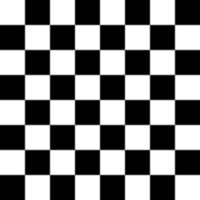
#> input picture skimage.data.checkerboard(), 200 x 200 px
$ jupyter execute --allow-errors corner_detection.ipynb   (shell and % lines are left out)
#> lines starting #> are read from the running program, lines starting #| are printed output that depends on the picture
# Corner detection
A corner is a point of interest in an image in which the gradient takes strong values in all directions. It is used to locate and track objects in an image. One of the first operators to find out corner points has been developed by Harris and Stephens and is based on the gradient operator. The Harris operator is isotropic, that is, the operator's value in one pixel does not depend on the orientation of the gradient.

[cell 1]
import numpy as np
import math
import skimage
from skimage import io
from skimage import filters
from skimage import util
import matplotlib as mpl
import matplotlib.pyplot as plt
from platform import python_version
print("python version: %s"%python_version())
print("numpy version: %s"%np.__version__)
#print("pandas version: %s"%pd.__version__)
print("skimage version: %s"%skimage.__version__)
print("matplotlib version: %s"%mpl.__version__)

## The Harris corner detector
A good description of the Harris corner detector is available on [Wikipedia](https://en.wikipedia.org/wiki/Harris_Corner_Detector). In few words the Harris detector computes the first derivatives of the image's intensity I(u, v) and their autocorrelation, also called the structure tensor M, at each point (u, v) of the image

$$ I_x(u, v) = \frac{\partial I(u, v)}{\partial x}, I_y(u, v) = \frac{\partial I(u, v)}{\partial y} $$

$$ M(u, v) = \begin{bmatrix} <I_x(u, v)>^2 & <I_x(u, v)><I_y(u, v)> \\ <I_y(u, v)><I_x(u, v)> & <I_y(u, v)>^2 \end{bmatrix} $$

The next step is to find one direction with the strongest autocorrelation whose ortogonal direction is also strong. In algebric terms this means finding two eigenvectors of M, whose eigenvalues are strong and not too different. The eigenvalues can be found by determining the solution of the equation

$$ det(M(u, v) - \lambda I) = 0 $$

Here I represents the identity matrix and should not be confused with the intensity function. The solution of the equation is

$$ \lambda_{1, 2} = \frac{tr(M)}{2} \pm \frac{\sqrt{tr(M)^2 - 4 det(M)}}{2}$$

and the difference between the two eigenvalues is

$$ \lambda_1 - \lambda_2 = 2  \sqrt{\frac{1}{4}tr(M)^2 - det(M)}$$

where tr(M) is the trace of the structure tensor M and det(M) is the determinant. In the [Harris' original paper](http://www.bmva.org/bmvc/1988/avc-88-023.pdf) the corner points are selected by computing the response R that is defined as the squared difference of the eigenvalues but using a parameter $\alpha$ instead of the constant $\frac{1}{4}$.

$$ R = det(M) - \alpha Tr(M)^2$$

The parameter $\alpha$ is used to set the sensitivity of the detector, the larger its value, the less sensitive is the detector. In general $\alpha$ is assigned a value between 0.04 and 0.06. We use other two parameters in our function implementation of the Harris' detector. One parameter is the threshold, the minimum value of the response that we accept for a point to be a corner. The threshold is usually set between $10^4$ and $10^6$. At this point we would collect many potential corners, or candidates, that are adjacent or very close to the real corner point so we have to suppress such points before returning the list of corners. We can suppress the candidate points close to the corner by setting a minimum distance in which if we find a neighbor candidate whose corner response is higher than that of the candidate we are visiting, then it is removed from the candidates. We implement the Harris' corner detector and a Gaussian Filter that is used to smooth the elements of the structure tesor M before computing the corner response.

[cell 2]
def dip_gaussianFilter(image):
    # Creates a smoothed image from the input one by computing the
    # average value of each pixel from its neighbors' values. The size
    # of the filter is 5x5
    H = np.array(((0, 1, 2, 1, 0),
                  (1, 3, 5, 3, 1),
                  (2, 5, 9, 5, 2),
                  (1, 3, 5, 3, 1),
                  (0, 1, 2, 1, 0))) # filter
    rows = image.shape[0]
    cols = image.shape[1]
    smooth_img = np.zeros((rows, cols), dtype=int)

    for col in range(0, cols - 1):
        for row in range(0, rows - 1):
            sum = 0
            for i in range(-1, 2):
                for j in range(-1, 2):
                    v = image[row + i, col + j] * H[i + 1, j + 1]
                    sum = sum + v
            smooth_img[row, col] = int(round( sum ))

    return smooth_img / 57

We import the definitions of the horizontal and vertical derivatives that we have developed for edge detection.

[cell 3]
from ipynb.fs.full.dip_functions import dip_horizontalDerivative
from ipynb.fs.full.dip_functions import dip_verticalDerivative

[cell 4]
def corner_response(image, alpha, threshold, dist):
    rows = image.shape[0]
    cols = image.shape[1]
    candidates = np.zeros((rows, cols), dtype=int)  # at most each pixel is a point of interest
    Ix = dip_horizontalDerivative(image)
    Iy = dip_verticalDerivative(image)
    A = Ix * Ix
    B = Iy * Iy
    C = Ix * Iy
    A_ = dip_gaussianFilter(A)
    B_ = dip_gaussianFilter(B)
    C_ = dip_gaussianFilter(C)
    R = A_ * B_  - C_ * C_ - alpha * (A_ + B_) * (A_ + B_) # corner response

    # Finds candidate corners
    num_candidates = 0
    for col in range(1, cols):
        for row in range(1, rows):
            if R[row, col] > threshold:
                candidates[row, col] = 1
                num_candidates += 1

    # Removes the false corner points (points close to the real corner point).
    # If the response R of a candidate corner point is lower than that of an adjacent
    # candidate point, it is removed from the candidates.
    for col in range(dist, cols - dist):
        for row in range(dist, rows - dist):
            candidate_q = R[row, col]
            is_false_candidate = False
            for i in range(-dist, dist + 1):
                for j in range(-dist, dist + 1):
                    adj_q = R[row + i, col + j]
                    if candidates[row, col] == 1 and adj_q > candidate_q:
                        candidates[row, col] = 0 # removes point from candidates
                        is_false_candidate = True
                        break
            if is_false_candidate:
                    num_candidates -= 1

    # Copies the corners points in an two dimensional array
    corners = np.zeros((num_candidates, 2), dtype=int)
    counter = 0
    for col in range(0, cols):
        for row in range(0, rows):
            if candidates[row, col] == 1:
                corners[counter, 0] = row
                corners[counter, 1] = col
                counter += 1

    return corners

### Corner detection in a geometric image
We first apply the Harris' corner detector to a geometric image in which the corners are well defined.

[cell 5]
checkboard_img = skimage.data.checkerboard()
#> checkboard_img is the input picture: shape (200, 200); min 0, max 255, mean 127.5
#> (the rest of this cell did not finish here and is left out)

corners.shape

[cell 6]
fig, ax = plt.subplots()
ax.imshow(checkboard_img, cmap=plt.cm.gray)
#> (the rest of this cell did not finish here and is left out)

We can see that the algorithm is able to find all the corners but the ones on the border of the chess board since we do not use those points in the algorithm to avoid some complications when we compute the derivatives and the gaussian filter.

### Corner detection in an urban scene
We now apply our implementation of the Harris corner detector to an urban scene with buildings, windows, trees and other structures.

[cell 7]
example_img = io.imread('images/monastero_catania.jpg')[:,:,0]
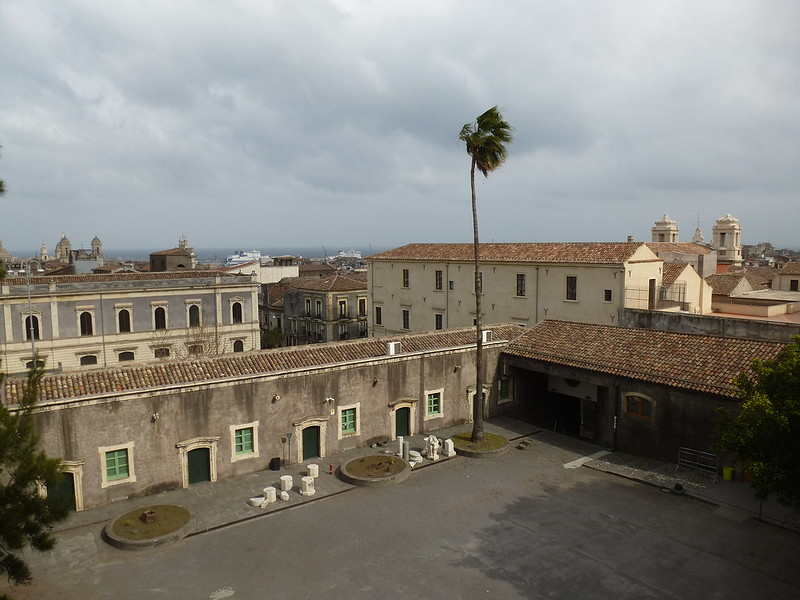
#> input picture python/imaging/images/monastero_catania.jpg, 800 x 600 px
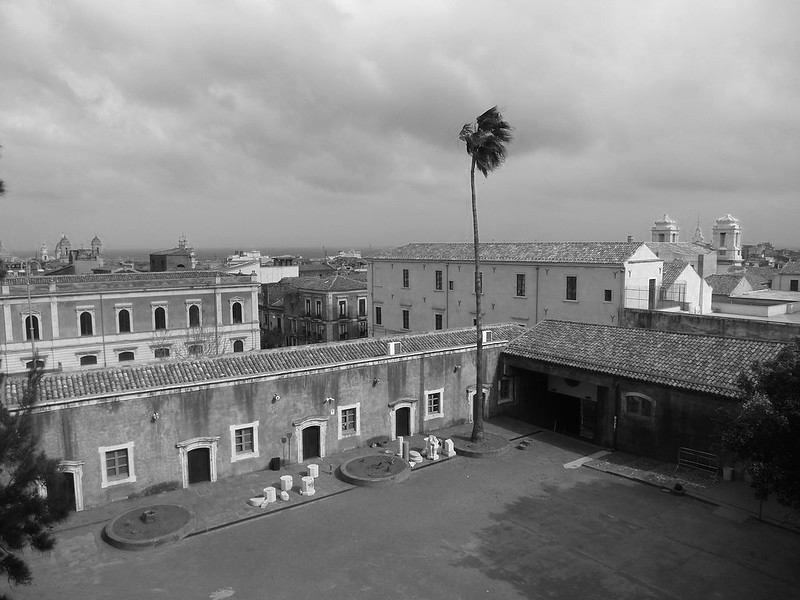
#> example_img: shape (600, 800); min 0, max 255, mean 132.4
example_img.shape
#> Out = (600, 800)

#> (a cell that did not finish here is left out)

corners_example.shape

[cell 9]
fig, ax = plt.subplots(nrows=1, ncols=1, figsize=(20, 10))
ax.imshow(example_img, cmap=plt.cm.gray)
ax.set_title('Harris Corner Detector')
ax.set_axis_off()
#> (the rest of this cell did not finish here and is left out)

We can see that our implementation of the Harris' corner detector is able to find many corner points, or more generally points of interest, for example buildings', doors' and windows' corners. We can also see that it has some issues. It is fooled by the texture of the rooves, and by the branches of the tree. It finds a corner between the palm tree and the roof of the building behind it. Likely, playing with the minimum distance, we could remove more corners from the rooves.

## A comparison with the Scikit-image implementation of the Harris' corner detector
We want to compare our implementation with that available from [scikit-image](https://scikit-image.org/docs/dev/auto_examples/features_detection/plot_corner.html?highlight=example%20corner%20detection). The comparison is not about the speed of the algorithm since our implementation has not been optimized. We want just to see what results can be achieved with an implementation that is meant for production.

[cell 10]
from skimage.feature import corner_harris, corner_peaks
coords = corner_peaks(corner_harris(example_img), min_distance=5, threshold_rel=0.02)
#> coords = 436 pairs, first value 113 to 510, second value 8 to 791
coords.shape
#> Out = (436, 2)

[cell 11]
fig, ax = plt.subplots(nrows=1, ncols=1, figsize=(20, 10))
ax.imshow(example_img, cmap=plt.cm.gray)
ax.plot(coords[:, 1], coords[:, 0], color='red', marker='+', linestyle='None', markersize=6)
plt.show()
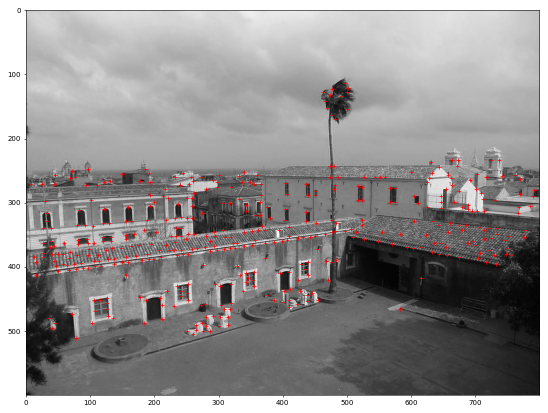
#> figure drawn by matplotlib, 1 panel
